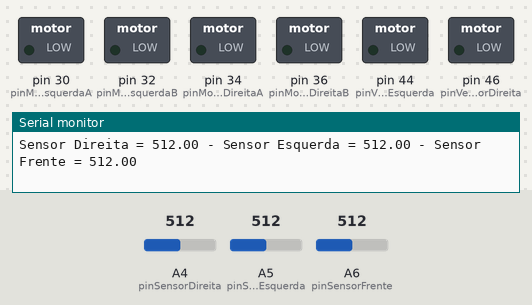
The sketch below on a simulated Arduino Mega 2560, built with avr-gcc and run on an emulated ATmega2560. On the bench: switched loads named in the sketch (green lamp = pin HIGH), the last lines printed to the serial monitor. Inputs (shaded band) come from the test bench; at power-on: A4 (pinSensorDireita) = 512, A6 (pinSensorFrente) = 512, A5 (pinSensorEsquerda) = 512.

Above: at 1.2 s.
1.3 s: A4 (pinSensorDireita) set to 491
At 1.6 s:
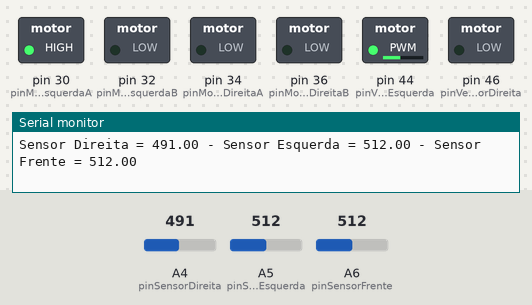
2.8 s: A6 (pinSensorFrente) set to 491
At 3.9 s:
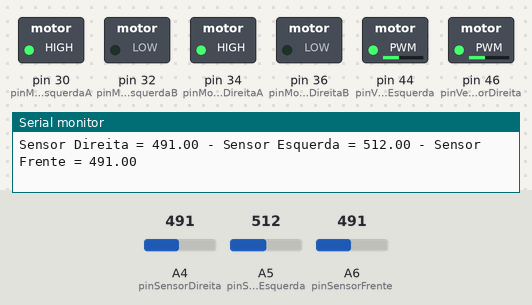
4.3 s: A5 (pinSensorEsquerda) set to 487
At 5.1 s:
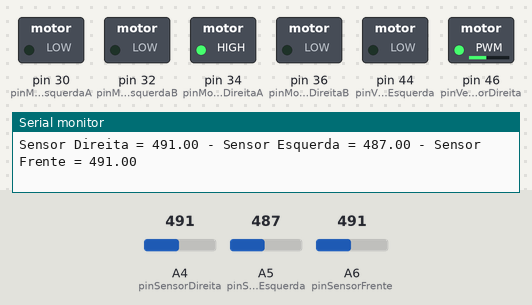
5.8 s: A5 (pinSensorEsquerda) set to 511
At 6.3 s:
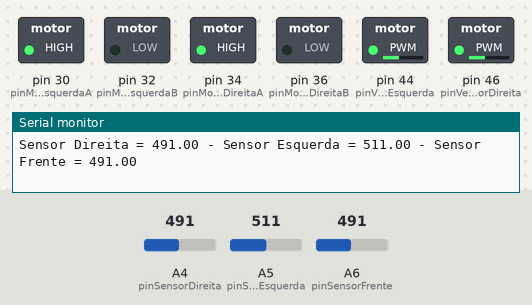
8.8 s: A6 (pinSensorFrente) set to 511
At 9.6 s:
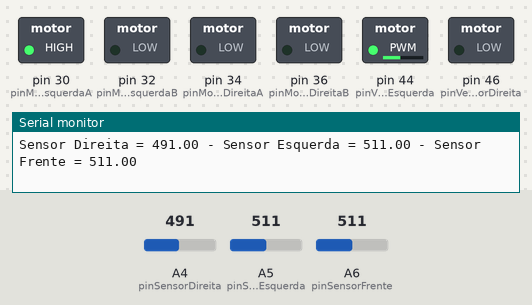
11.8 s: A5 (pinSensorEsquerda) set to 306
At 13.1 s:
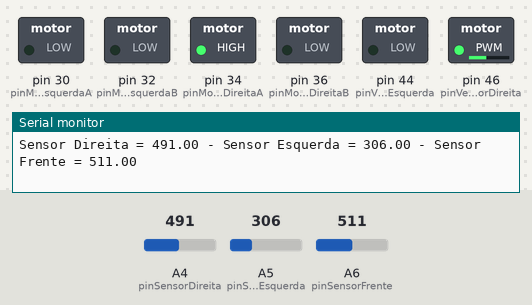
Timing chart, 0 to 14.3 s (numbered marks = the images above; inputs shaded):
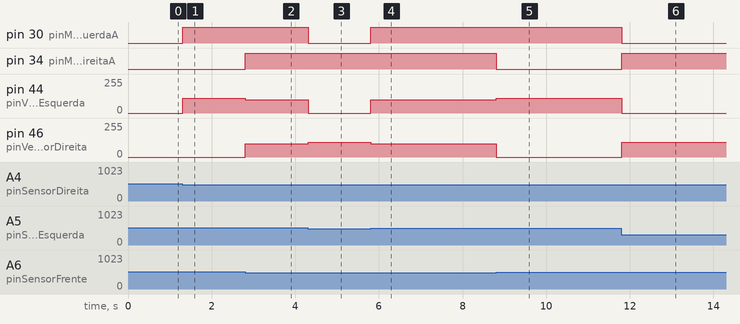

Measured:
- the behaviour switches between 500 and 499 on A4 (pinSensorDireita) (found by bisection; images 0 and 1)
- the behaviour switches between 500 and 499 on A6 (pinSensorFrente) (found by bisection; images 1 and 2)
- the behaviour switches between 500 and 499 on A5 (pinSensorEsquerda) (found by bisection; images 2 and 3)
- after the input at 1.3 s, pin 30 (pinMotorEsquerdaA): LOW → HIGH at once; pin 44 (pinVelMotorEsquerda): 0/255 → 110/255 at once
- after the input at 2.8 s, pin 34 (pinMotorDireitaA): LOW → HIGH at once; pin 44 (pinVelMotorEsquerda): 110/255 → 100/255 at once; pin 46 (pinVelMotorDireita): 0/255 → 100/255 at once
- after the input at 4.3 s, pin 30 (pinMotorEsquerdaA): HIGH → LOW at once; pin 44 (pinVelMotorEsquerda): 100/255 → 0/255 at once; pin 46 (pinVelMotorDireita): 100/255 → 110/255 at once
- after the input at 5.8 s, pin 30 (pinMotorEsquerdaA): LOW → HIGH at once; pin 44 (pinVelMotorEsquerda): 0/255 → 100/255 at once; pin 46 (pinVelMotorDireita): 110/255 → 100/255 at once
- after the input at 8.8 s, pin 34 (pinMotorDireitaA): HIGH → LOW at once; pin 44 (pinVelMotorEsquerda): 100/255 → 110/255 at once; pin 46 (pinVelMotorDireita): 100/255 → 0/255 at once
- after the input at 11.8 s, pin 30 (pinMotorEsquerdaA): HIGH → LOW at once; pin 34 (pinMotorDireitaA): LOW → HIGH at once; pin 44 (pinVelMotorEsquerda): 110/255 → 0/255 at once; pin 46 (pinVelMotorDireita): 0/255 → 110/255 at once

The sketch:

sketch.ino
```cpp
/*
Sistemas Microcontrolados II - 2018

Projeto II - Carrinho Seguidor de Linha

Alunos: João Pedro Tassoni e Filipy Dias
Turma: Eletrônica 4
*/

// pinagem
byte pinSensorDireita  = A4;
byte pinSensorEsquerda = A5;
byte pinSensorFrente   = A6;

byte pinMotorDireitaA  = 34;
byte pinMotorDireitaB  = 36;

byte pinMotorEsquerdaA = 30;
byte pinMotorEsquerdaB = 32;

byte pinVelMotorDireita  = 46;
byte pinVelMotorEsquerda = 44;

// leitura de sensores
float sensorEsquerda = 0;
float sensorDireita  = 0;
float sensorFrente   = 0;

float velocidadeMotorDireita  = 60;
float velocidadeMotorEsquerda = 60;
float intervalo = 500;

// outras variáveis
int modo = 0;

void setup()
{
  Serial.begin(115200);
  pinMode(pinMotorDireitaA, OUTPUT);
  pinMode(pinMotorEsquerdaA, OUTPUT);

  pinMode(pinMotorDireitaB, OUTPUT);
  pinMode(pinMotorEsquerdaB, OUTPUT);
}

void loop()
{
    leituraSensores();
    controlePosicao();
    moveMotor();
}

void leituraSensores()
{
  analogRead(pinSensorDireita);
  delay(1);
  int a = analogRead(pinSensorDireita);
  analogRead(pinSensorEsquerda);
  delay(1);
  int b = analogRead(pinSensorEsquerda);
  analogRead(pinSensorFrente);
  delay(1);
  int c = analogRead(pinSensorFrente);
  delay(1);

  sensorDireita = a;
  sensorEsquerda = b;
  sensorFrente = c;

  Serial.print("Sensor Direita = ");
  Serial.print(sensorDireita);

  Serial.print(" - Sensor Esquerda = ");
  Serial.print(sensorEsquerda);

  Serial.print(" - Sensor Frente = ");
  Serial.print(sensorFrente);
  Serial.println();
}

void controlePosicao()
{

  if (sensorEsquerda  < intervalo)
  { // esquerda
    modo = 2;
  }
  else if (sensorFrente  < intervalo)
  { // frente
    modo = 3;
  }
  else if (sensorDireita  < intervalo)
  { // direita
    modo = 1;
  }
}

void moveMotor()
{
  switch (modo)
  {

    case 0:
      return;
    break;

    case 1:
      velocidadeMotorDireita  = 0;
      velocidadeMotorEsquerda =  110;

      digitalWrite(pinMotorDireitaA, LOW);
      digitalWrite(pinMotorDireitaB, LOW);
      digitalWrite(pinMotorEsquerdaA, HIGH);
      digitalWrite(pinMotorEsquerdaB,LOW );
      analogWrite(pinVelMotorDireita, velocidadeMotorDireita);
      analogWrite(pinVelMotorEsquerda, velocidadeMotorEsquerda);

      return;
    break;

    case 2:
      velocidadeMotorDireita  = 110;
      velocidadeMotorEsquerda =  0;

      digitalWrite(pinMotorDireitaA, HIGH);
      digitalWrite(pinMotorDireitaB, LOW);
      digitalWrite(pinMotorEsquerdaA, LOW);
      digitalWrite(pinMotorEsquerdaB,LOW );
      analogWrite(pinVelMotorDireita, velocidadeMotorDireita);
      analogWrite(pinVelMotorEsquerda, velocidadeMotorEsquerda);

      return;
    break;

    case 3:
      velocidadeMotorDireita  = 100;
      velocidadeMotorEsquerda = 100;

      digitalWrite(pinMotorDireitaA, HIGH);
      digitalWrite(pinMotorDireitaB, LOW);
      digitalWrite(pinMotorEsquerdaA, HIGH);
      digitalWrite(pinMotorEsquerdaB,LOW );
      analogWrite(pinVelMotorDireita, velocidadeMotorDireita);
      analogWrite(pinVelMotorEsquerda, velocidadeMotorEsquerda);

      return;
    break;
  }
  return;
}
```
